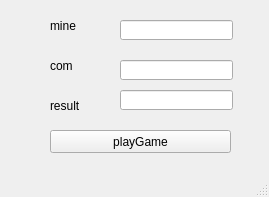
<?xml version="1.0" encoding="UTF-8"?>
<ui version="4.0">
 <class>MainWindow</class>
 <widget class="QMainWindow" name="MainWindow">
  <property name="geometry">
   <rect>
    <x>0</x>
    <y>0</y>
    <width>269</width>
    <height>197</height>
   </rect>
  </property>
  <property name="windowTitle">
   <string>MainWindow</string>
  </property>
  <widget class="QWidget" name="centralwidget">
   <widget class="QPushButton" name="pb">
    <property name="geometry">
     <rect>
      <x>50</x>
      <y>130</y>
      <width>181</width>
      <height>23</height>
     </rect>
    </property>
    <property name="text">
     <string>playGame</string>
    </property>
   </widget>
   <widget class="QLabel" name="lblMine">
    <property name="geometry">
     <rect>
      <x>50</x>
      <y>20</y>
      <width>56</width>
      <height>12</height>
     </rect>
    </property>
    <property name="text">
     <string>mine</string>
    </property>
   </widget>
   <widget class="QLabel" name="lblCom">
    <property name="geometry">
     <rect>
      <x>50</x>
      <y>60</y>
      <width>56</width>
      <height>12</height>
     </rect>
    </property>
    <property name="text">
     <string>com</string>
    </property>
   </widget>
   <widget class="QLabel" name="lblResult">
    <property name="geometry">
     <rect>
      <x>50</x>
      <y>100</y>
      <width>56</width>
      <height>12</height>
     </rect>
    </property>
    <property name="text">
     <string>result</string>
    </property>
   </widget>
   <widget class="QLineEdit" name="leMine">
    <property name="geometry">
     <rect>
      <x>120</x>
      <y>20</y>
      <width>113</width>
      <height>20</height>
     </rect>
    </property>
   </widget>
   <widget class="QLineEdit" name="leCom">
    <property name="geometry">
     <rect>
      <x>120</x>
      <y>60</y>
      <width>113</width>
      <height>20</height>
     </rect>
    </property>
   </widget>
   <widget class="QLineEdit" name="leResult">
    <property name="geometry">
     <rect>
      <x>120</x>
      <y>90</y>
      <width>113</width>
      <height>20</height>
     </rect>
    </property>
   </widget>
  </widget>
  <widget class="QMenuBar" name="menubar">
   <property name="geometry">
    <rect>
     <x>0</x>
     <y>0</y>
     <width>269</width>
     <height>21</height>
    </rect>
   </property>
  </widget>
  <widget class="QStatusBar" name="statusbar"/>
 </widget>
 <resources/>
 <connections/>
</ui>
